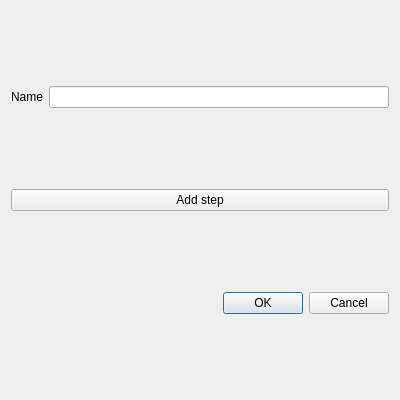
<?xml version="1.0" encoding="UTF-8"?>
<ui version="4.0">
 <class>StepsFanProfileDialog</class>
 <widget class="QDialog" name="StepsFanProfileDialog">
  <property name="geometry">
   <rect>
    <x>0</x>
    <y>0</y>
    <width>400</width>
    <height>400</height>
   </rect>
  </property>
  <property name="windowTitle">
   <string>GWEpp: create new fan profile</string>
  </property>
  <layout class="QGridLayout" name="gridLayout">
   <item row="0" column="1">
    <widget class="QLineEdit" name="lineEdit_new_profile_name"/>
   </item>
   <item row="0" column="0">
    <widget class="QLabel" name="label_new_profile_name">
     <property name="text">
      <string>Name</string>
     </property>
    </widget>
   </item>
   <item row="5" column="0" colspan="2">
    <widget class="QDialogButtonBox" name="buttonBox">
     <property name="standardButtons">
      <set>QDialogButtonBox::Cancel|QDialogButtonBox::Ok</set>
     </property>
    </widget>
   </item>
   <item row="2" column="0" colspan="2">
    <layout class="QGridLayout" name="gridLayout_steps"/>
   </item>
   <item row="1" column="0" colspan="2">
    <widget class="QPushButton" name="pushButton_add_new_step">
     <property name="text">
      <string>Add step</string>
     </property>
    </widget>
   </item>
  </layout>
 </widget>
 <resources/>
 <connections/>
</ui>
